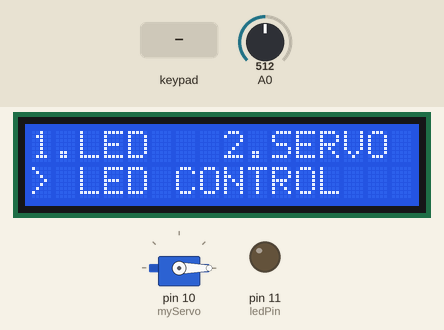
Recording of a sketch running on a simulated Arduino Uno, built with avr-gcc and run on an emulated ATmega328P. Parts: 16×2 character LCD, servo, output pins drawn as LEDs (lit = HIGH). The inputs (shaded band) are chosen by the test bench; at power-on: A0 = 512. What the sketch prints to the serial monitor is not drawn.

Above: at 1.2 s.
1.3 s: A0 set to 57
2.8 s: A0 set to 46
At 3.3 s:
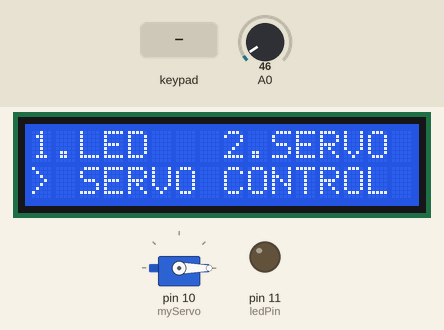
4.3 s: key '#' pressed
At 5.3 s:
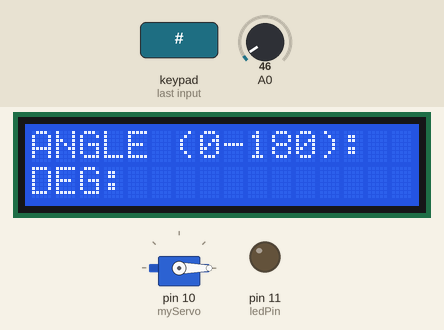
5.8 s: keypad keys 1 3 9 7 # pressed 0.4 s apart
At 7.8 s:
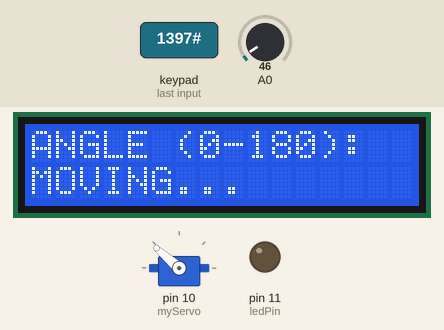
9.4 s: keypad keys 9 8 7 6 # pressed 0.4 s apart
At 11.4 s:
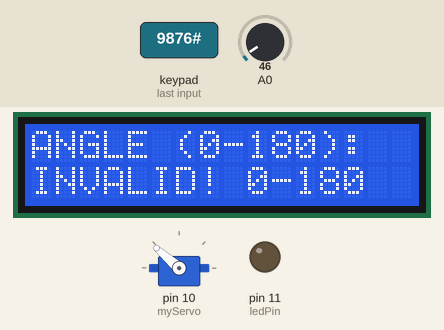
13.0 s: keypad keys 5 4 3 2 * pressed 0.4 s apart
At 16.0 s:
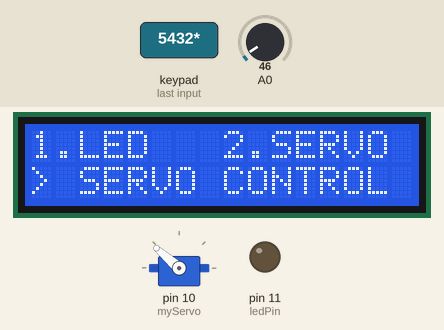
Timing chart, 0 to 17.5 s (numbered marks = the images above; inputs shaded):
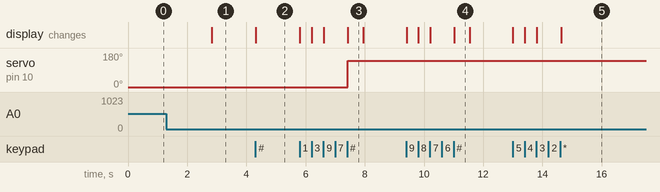

The sketch:

potcontrollcdout.ino
```cpp
#include <Wire.h>
#include <LiquidCrystal_I2C.h>
#include <Keypad.h>
#include <Servo.h>

LiquidCrystal_I2C lcd(0x27, 16, 2);
Servo myServo;

// --- Keypad Setup ---
const byte ROWS = 4;
const byte COLS = 4;
char keys[ROWS][COLS] = {
  {'1','2','3','A'},
  {'4','5','6','B'},
  {'7','8','9','C'},
  {'*','0','#','D'}
};
byte rowPins[ROWS] = {9, 8, 7, 6};
byte colPins[COLS] = {5, 4, 3, 2};
Keypad keypad = Keypad(makeKeymap(keys), rowPins, colPins, ROWS, COLS);

// --- Systems & States ---
enum State { MAIN_MENU, LED_MENU, LED_BRIGHTNESS, SERVO_INPUT };
State currentState = MAIN_MENU;

const int ledPin = 11;
int menuIndex = 0;
int lastMenuIndex = -1;
int lastPotVal = -1;
String inputBuffer = "";
bool ledState = false;

void setup() {
  Serial.begin(115200);
  lcd.init();
  lcd.backlight();

  myServo.attach(10);
  pinMode(ledPin, OUTPUT);
  myServo.write(0);

  updateDisplay();
}

void loop() {
  char key = keypad.getKey();
  int rawPot = analogRead(A0);

  // 1. Menu Scrolling Logic (Inverted for CW focus)
  if (currentState == MAIN_MENU || currentState == LED_MENU) {
    // Map 1023 to 0 so CW turn goes from index 0 to 1
    int currentMenu = map(constrain(rawPot, 50, 970), 970, 50, 0, 1);
    if (currentMenu != lastMenuIndex) {
      menuIndex = currentMenu;
      updateDisplay();
      lastMenuIndex = menuIndex;
    }
  }

  // 2. Real-time Brightness Modulation (Low Latency)
  if (currentState == LED_BRIGHTNESS) {
    // CW turn (Low Analog) = High Brightness
    int brightness = map(rawPot, 1023, 0, 0, 255);
    analogWrite(ledPin, brightness);

    // Only update LCD if change is significant to prevent lag
    if (abs(rawPot - lastPotVal) > 10) {
      lcd.setCursor(7, 1);
      int pct = map(brightness, 0, 255, 0, 100);
      lcd.print(pct); lcd.print(F("%   "));
      lastPotVal = rawPot;
    }
  }

  // 3. Keypad Handling
  if (key) {
    handleKey(key);
  }
}

void updateDisplay() {
  // Clear Serial (ANSI)
  Serial.print("\033[2J\033[H");
  lcd.clear();

  switch (currentState) {
    case MAIN_MENU:
      lcd.print(F("1.LED   2.SERVO"));
      lcd.setCursor(0, 1);
      lcd.print(menuIndex == 0 ? F("> LED CONTROL") : F("> SERVO CONTROL"));
      break;

    case LED_MENU:
      lcd.print(F("LED OPTIONS:"));
      lcd.setCursor(0, 1);
      lcd.print(menuIndex == 0 ? F("> TOGGLE ON/OFF") : F("> DIMMER MODE"));
      break;

    case LED_BRIGHTNESS:
      lcd.print(F("DIMMING MODE"));
      lcd.setCursor(0, 1);
      lcd.print(F("LEVEL: "));
      break;

    case SERVO_INPUT:
      lcd.print(F("ANGLE (0-180):"));
      lcd.setCursor(0, 1);
      lcd.print(F("DEG: ")); lcd.print(inputBuffer);
      break;
  }
}

void handleKey(char key) {
  // Global Back Key
  if (key == '*') {
    if (currentState == LED_BRIGHTNESS) {
      // Revert to the last binary state when leaving dimmer
      digitalWrite(ledPin, ledState ? HIGH : LOW);
    }
    currentState = MAIN_MENU;
    inputBuffer = "";
    updateDisplay();
    return;
  }

  // Action Key
  if (key == '#') {
    if (currentState == MAIN_MENU) {
      currentState = (menuIndex == 0) ? LED_MENU : SERVO_INPUT;
    }
    else if (currentState == LED_MENU) {
      if (menuIndex == 0) {
        ledState = !ledState;
        digitalWrite(ledPin, ledState ? HIGH : LOW);
        lcd.setCursor(0, 1);
        lcd.print(ledState ? F("STATUS: ON ") : F("STATUS: OFF"));
        return; // Skip updateDisplay to keep status visible
      } else {
        currentState = LED_BRIGHTNESS;
      }
    }
    else if (currentState == SERVO_INPUT) {
      int angle = inputBuffer.toInt();
      if (inputBuffer.length() > 0 && angle <= 180) {
        myServo.write(angle);
        lcd.setCursor(0, 1);
        lcd.print(F("MOVING...      "));
      } else {
        lcd.setCursor(0, 1);
        lcd.print(F("INVALID! 0-180 "));
      }
      inputBuffer = "";
      // Delay briefly so user sees the message
      for(int i=0; i<500; i++) { delay(1); }
    }
    updateDisplay();
  }

  // Number Entry for Servo
  else if (isdigit(key) && currentState == SERVO_INPUT) {
    if (inputBuffer.length() < 3) {
      inputBuffer += key;
      lcd.setCursor(5, 1);
      lcd.print(inputBuffer);
    }
  }

  // Clear buffer if 'C' or 'B' is pressed (Optional utility)
  else if (key == 'C' && currentState == SERVO_INPUT) {
    inputBuffer = "";
    updateDisplay();
  }
}
```

Measured:
- the behaviour switches between 51 and 50 on A0 (found by bisection; images 0 and 1)
- after the input at 1.3 s, every drawn part: stays the same
- after the input at 2.8 s, the display: changes at once (image 1)
- after the input at 4.3 s, the display: changes at once (image 2)
- after the input at 5.8 s, servo on pin 10 (myServo): 0° → 139° after 1.6 s; the display: first changes at once (image 3 shows a later state)
- after the input at 9.4 s, the display: first changes at once (image 4 shows a later state)
- after the input at 13.0 s, the display: first changes at once (image 5 shows a later state)
- what the display in image 3 shows lasts 0.5 s, from 7.4 s to 7.9 s
